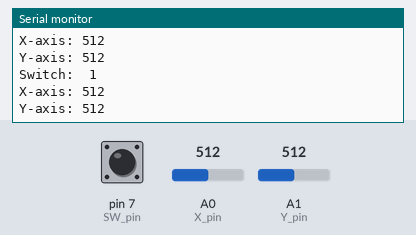
Bench run of a sketch on a simulated Arduino Uno, built with avr-gcc and run on an emulated ATmega328P. Shown: the last lines printed to the serial monitor. The test bench sets the inputs (shaded band); at power-on: A0 (X_pin) = 512, A1 (Y_pin) = 512, pin 7 (SW_pin) HIGH.

Above: at 1.3 s.
1.4 s: A0 (X_pin) set to 716
At 1.82 s:
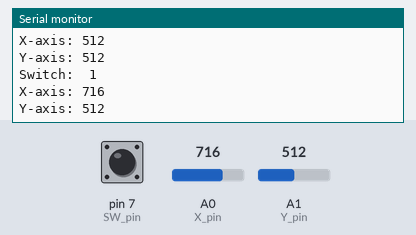
2.9 s: A1 (Y_pin) set to 716
At 3.32 s:
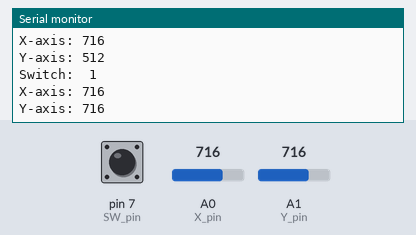
4.4 s: pin 7 (SW_pin) pulled LOW for 0.6 s
6.5 s: A0 (X_pin) set to 900
At 6.83 s:
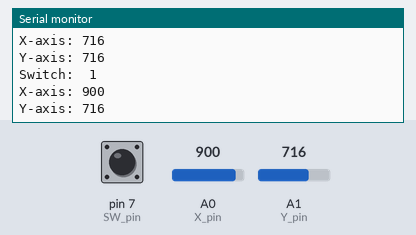
8.0 s: A1 (Y_pin) set to 900
At 8.33 s:
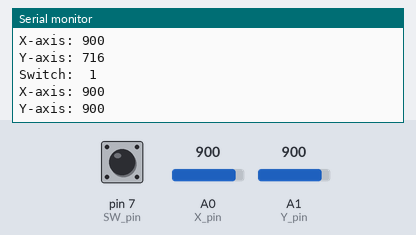
Timing chart, 0 to 10.5 s (numbered marks = the images above; inputs shaded):
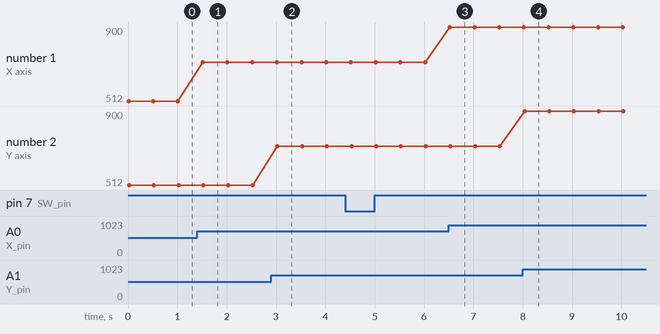

Measured:
- after the input at 1.4 s, the serial monitor: prints a new line after 0.11 s (image 1)
- after the input at 2.9 s, the serial monitor: prints a new line after 0.13 s (image 2)
- after the input at 6.5 s, the serial monitor: prints a new line at once (image 3)
- after the input at 8.0 s, the serial monitor: prints a new line at once (image 4)
- plotted number 1: 512 → 716 after the input at 1.4 s, 716 → 900 after the input at 6.5 s

The sketch:

Analog_Joystick.ino
```cpp
//www.elegoo.com
//2016.12.09
// J.J.Lamas. 2019.

// Arduino pin numbers
const int SW_pin = 7; // digital pin connected to switch output
const int X_pin = 0; // analog pin connected to X output
const int Y_pin = 1; // analog pin connected to Y output

void setup() {
  pinMode(SW_pin, INPUT_PULLUP);
  Serial.begin(9600);
}

void loop() {
  Serial.print("Switch:  ");
  Serial.print(digitalRead(SW_pin));
  Serial.print("\n");
  Serial.print("X-axis: ");
  Serial.print(analogRead(X_pin));
  Serial.print("\n");
  Serial.print("Y-axis: ");
  Serial.println(analogRead(Y_pin));
  Serial.print("\n\n");
  delay(500);
}
```
